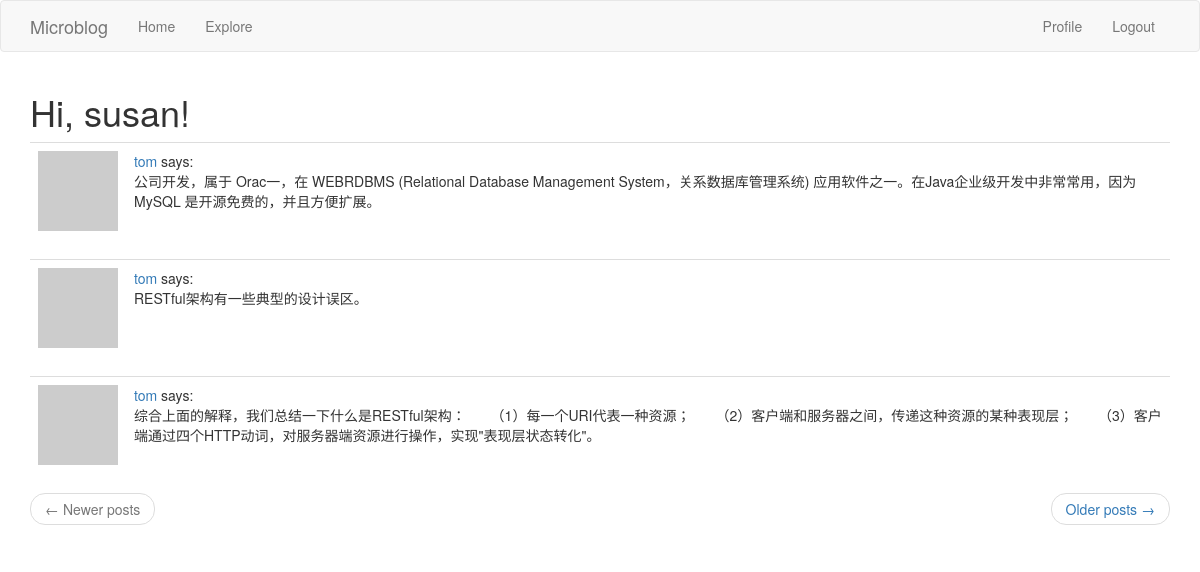
Page /explore (signed in) on the committed database.
### app/models.py (models this page shows, shortened)
class User(db.Model, UserMixin):
    id = db.Column(db.Integer, primary_key=True)
    username = db.Column(db.String(64), index=True, unique=True)
    email = db.Column(db.String(120), index=True, unique=True)
    password_hash = db.Column(db.String(128))
    posts = db.relationship('Post', backref='author', lazy='dynamic')
    about_me = db.Column(db.String(140))
    last_seen = db.Column(db.DateTime, default=datetime.utcnow)
    followed = db.relationship(
        'User', secondary=followers,
        primaryjoin=(followers.c.follower_id == id),
        secondaryjoin=(followers.c.followed_id == id),
        backref=db.backref('followers', lazy='dynamic'), lazy='dynamic')
    def avatar(self, size):
        digest = md5(self.email.lower().encode('utf-8')).hexdigest()
        return 'https://www.gravatar.com/avatar/{}?d=identicon&s={}'.format(digest, size)

class Post(db.Model):
    id = db.Column(db.Integer, primary_key=True)
    body = db.Column(db.String(140))
    timestamp = db.Column(db.DATETIME, index=True, default=datetime.utcnow)
    user_id = db.Column(db.Integer, db.ForeignKey('user.id'))

### app/routes.py (the view)
@app.route('/explore')
@login_required
def explore():
    page = request.args.get('page', 1, type=int)
    posts = Post.query.order_by(Post.timestamp.desc()).paginate(
        page, app.config['POSTS_PER_PAGE'], False)
    next_url = url_for('explore', page=posts.next_num) \
        if posts.has_next else None
    prev_url = url_for('explore', page=posts.prev_num) \
        if posts.has_prev else None
    return render_template('index.html', title='Explore', posts=posts.items, next_url=next_url, prev_url=prev_url)

### app/models.py (called while the page is built)
@login.user_loader
def load_user(id):
    return User.query.get(int(id))

### app/routes.py (called while the page is built)
@app.before_request
def before_request():
    if current_user.is_authenticated:
        current_user.last_seen = datetime.utcnow()
        db.session.commit()

### app/templates/index.html (shortened to what this page needs)
{% extends "base.html" %}
{% import 'bootstrap/wtf.html' as wtf %}
{% block app_content %}
    <h1>Hi, {{ current_user.username }}!</h1>
    {% for post in posts %}
        {% include '_post.html' %}
    {% endfor %}
    <nav aria-label="...">
        <ul class="pager">
            <li class="previous{% if not prev_url %} disabled{% endif %}">
                <a href="{{ prev_url or '#' }}">
                    <span aria-hidden="true">&larr;</span> Newer posts
                </a>
            </li>
            <li class="next{% if not next_url %} disabled{% endif %}">
                <a href="{{ next_url or '#' }}">
                    Older posts <span aria-hidden="true">&rarr;</span>
                </a>
            </li>
        </ul>
    </nav>
{% endblock %}

### app/templates/_post.html
    <table class="table table-hover">
        <tr>
            <td width="70px">
                <a href="{{ url_for('user', username=post.author.username) }}">
                    <img src="{{ post.author.avatar(70) }}" />
                </a>
            </td>
            <td>
                <a href="{{ url_for('user', username=post.author.username) }}">
                    {{ post.author.username }}
                </a>
                says:
                <br>
                {{ post.body }}
            </td>
        </tr>
    </table>

### rows in the picture
User: username "susan"
Post: author.username "tom", body "公司开发，属于 Orac一，在 WEBRDBMS (Relational Database Management System，关系数据库管理系统) 应用软件之一。在Java企业级开发中非常常用，因为 MySQL 是开源免费的，并且方便扩展。"
Post: author.username "tom", body "RESTful架构有一些典型的设计误区。"
Post: author.username "tom", body "综合上面的解释，我们总结一下什么是RESTful架构： （1）每一个URI代表一种资源； （2）客户端和服务器之间，传递这种资源的某种表现层； （3）客户端通过四个HTTP动词，对服务器端资源进行操作，实现\"表现层状态转化\"。"
